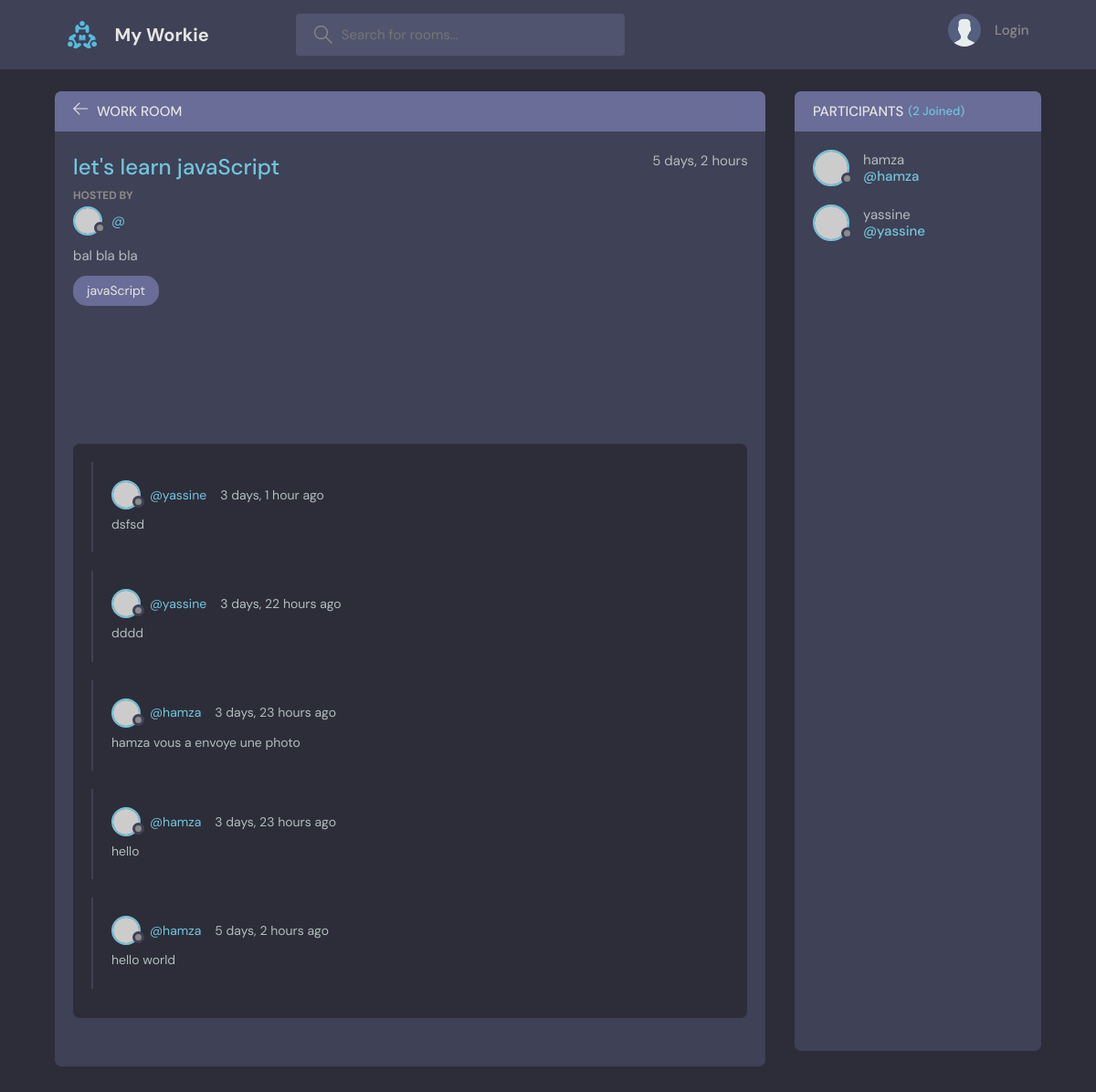
The app's page /room/1, older data.
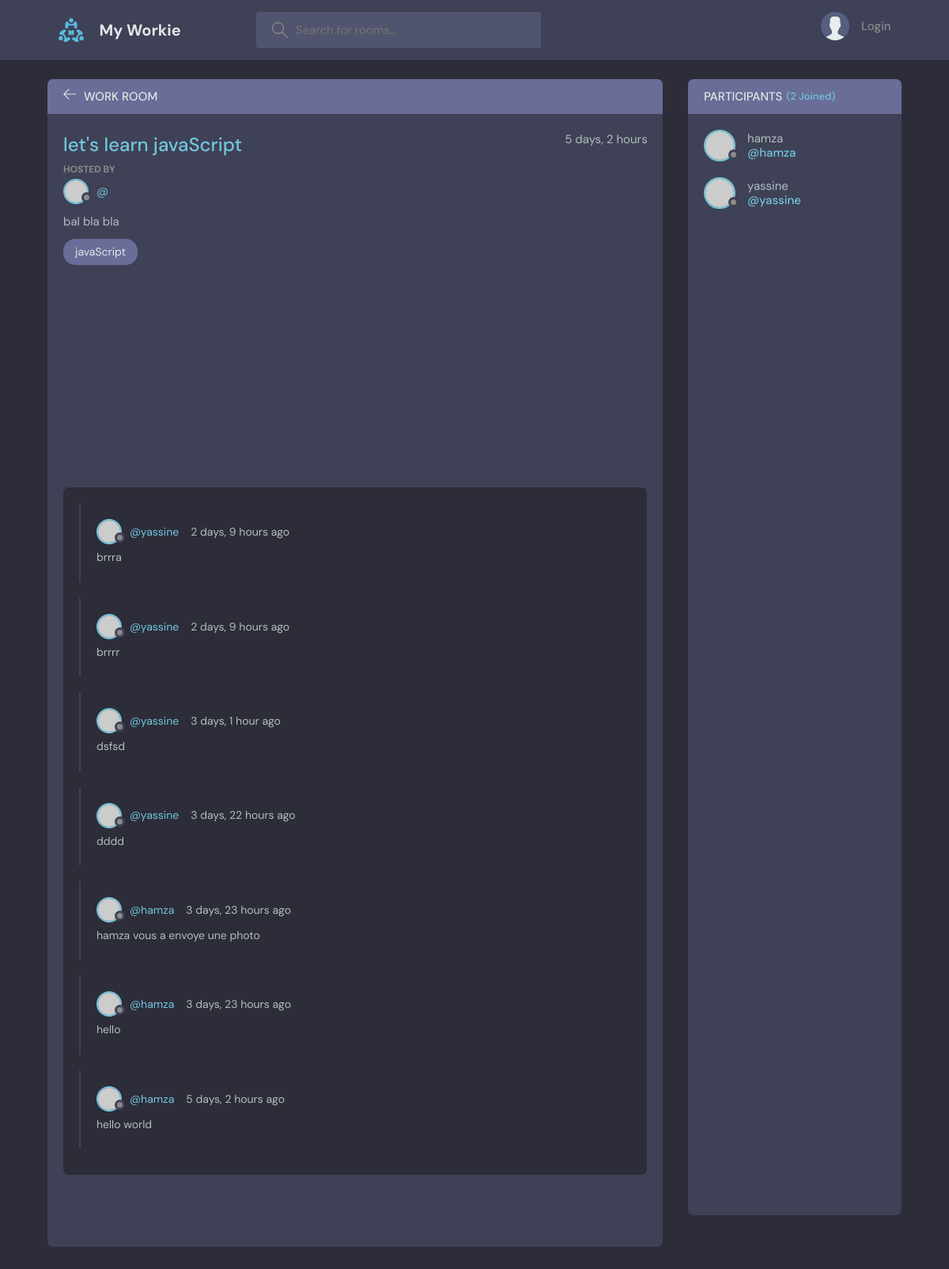
The same page, newer data.
### base/models.py (models this page shows, shortened)
class Message(models.Model):
    user = models.ForeignKey(User, on_delete=models.CASCADE)
    room = models.ForeignKey(Room, on_delete=models.CASCADE)
    body = models.TextField(null=True, blank=True)
    updated = models.DateTimeField(auto_now=True)
    created = models.DateTimeField(auto_now_add=True)
    class Meta:
        ordering = ['-updated','-created']

### base/views.py (the view, shortened to what this page needs)
# urls.py: path('room/<str:pk>', views.room, name='room'),
def room(request,pk):
    room = Room.objects.get(id=pk)
    room_messages = room.message_set.all().order_by('-created')
    participants = room.participants.all()
    context = {'room': room,'room_messages':room_messages,'participants': participants}
    return render(request, 'base/room.html',context)

### base/models.py (called while the page is built)
    def __str__(self):
        return self.name

### base/templates/base/Room.html (shortened to what this page needs)
{% extends 'main.html' %}
{% block content %}
    <main class="profile-page layout layout--2">
      <div class="container">
        <div class="room">
          <div class="room__top">
            <div class="room__topLeft">
              <a href="{% url 'home' %}">
                <svg version="1.1" xmlns="http://www.w3.org/2000/svg" width="32" height="32" viewBox="0 0 32 32">
                  <title>arrow-left</title>
                  <path
                    d="M13.723 2.286l-13.723 13.714 13.719 13.714 1.616-1.611-10.96-10.96h27.625v-2.286h-27.625l10.965-10.965-1.616-1.607z"
                  ></path>
                </svg>
              </a>
              <h3>Work Room</h3>
            </div>
          </div>
          <div class="room__box scroll">
            <div class="room__header scroll">
              <div class="room__info">
                <h3>{{room.name}}</h3>
                <span>{{room.created|timesince}}</span>
              </div>
              <div class="room__hosted">
                <p>Hosted By</p>
                <a href="{% url 'user-profile' room.host.id %}" class="room__author">
                  <div class="avatar avatar--small">
                    <img src="https://randomuser.me/api/portraits/men/37.jpg" />
                  </div>
                  <span>@{{user.username}}</span>
                </a>
              </div>
              <div class="room__details">
                {{room.description}}
              </div>
              <span class="room__topics">{{room.topic}}</span>
            </div>
            <div class="room__conversation">
              <div class="threads scroll">
                {% for message in room_messages %}
                <div class="thread">
                  <div class="thread__top">
                    <div class="thread__author">
                      <a href="{% url 'user-profile' message.user.id%}" class="thread__authorInfo">
                        <div class="avatar avatar--small">
                          <img src="https://randomuser.me/api/portraits/men/37.jpg" />
                        </div>
                        <span>@{{message.user.username}}</span>
                      </a>
                      <span class="thread__date">{{message.created|timesince}} ago</span>
                    </div>
                  </div>
                  <div class="thread__details">
                    {{message.body}}
                  </div>
                </div>
                {% endfor %}
              </div>
            </div>
          </div>
        </div>
        <div class="participants">
          <h3 class="participants__top">Participants <span>({{participants.count}} Joined)</span></h3>
          <div class="participants__list scroll">
            {% for user in participants %}
            <a href="{% url 'user-profile' user.id %}" class="participant">
              <div class="avatar avatar--medium">
                <img src="https://randomuser.me/api/portraits/men/37.jpg" />
              </div>
              <p>
                {{user.username}}
                <span>@{{user.username}}</span>
              </p>
            </a>
            {% endfor %}
          </div>
        </div>
      </div>
    </main>
{% endblock content %}

Row changes from the older to the newer data that the page shows:
added Message: user.username "yassine", created "2 days, 9 hours", body "brrra"
added Message: user.username "yassine", created "2 days, 9 hours", body "brrrr"
